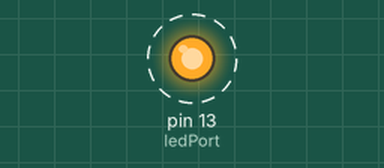
This sketch was run on a simulated Arduino Uno, built with avr-gcc and run on an emulated ATmega328P. Parts: output pins drawn as LEDs (lit = HIGH). Dashed ring = blinking.

Above: at 0.5 s.
Timing chart, 0 to 4.6 s (numbered marks = the images above):
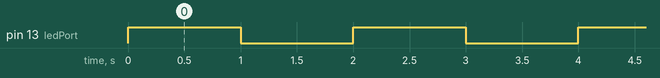

The sketch:

main.ino
```cpp
int ledPort = 13;

void setup() {
  pinMode(ledPort, OUTPUT);
}

void loop() {
  digitalWrite(ledPort, HIGH);
  delay(1000);
  digitalWrite(ledPort, LOW);
  delay(1000);
}
```

Measured:
- by itself, pin 13 (ledPort): alternates HIGH for 1.0 s and LOW for 1.0 s
